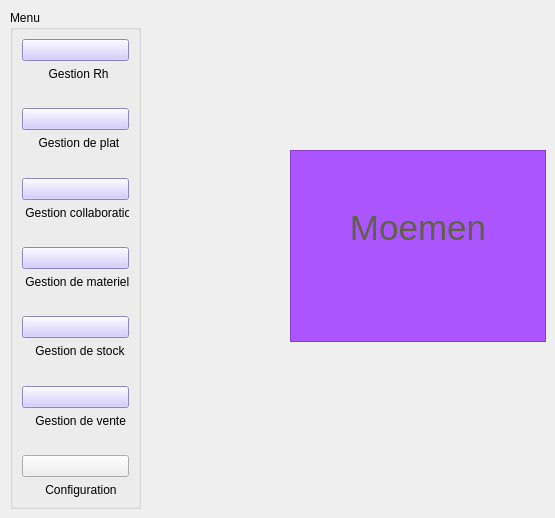
              <widget class="QWidget" name="page_4">
               <widget class="QGroupBox" name="groupBox_12">
                <property name="geometry">
                 <rect>
                  <x>10</x>
                  <y>10</y>
                  <width>131</width>
                  <height>499</height>
                 </rect>
                </property>
                <property name="title">
                 <string>Menu</string>
                </property>
                <layout class="QVBoxLayout" name="verticalLayout_16">
                 <item>
                  <layout class="QVBoxLayout" name="verticalLayout_2">
                   <item>
                    <widget class="QPushButton" name="Aymen_2">
                     <property name="styleSheet">
                      <string notr="true">background-color: rgb(200, 190, 255);</string>
                     </property>
                     <property name="text">
                      <string/>
                     </property>
                     <property name="icon">
                      <iconset resource="rh.qrc">
                       <normaloff>:/rh/rh.png</normaloff>:/rh/rh.png</iconset>
                     </property>
                     <property name="iconSize">
                      <size>
                       <width>50</width>
                       <height>30</height>
                      </size>
                     </property>
                    </widget>
                   </item>
                   <item>
                    <widget class="QLabel" name="label_16">
                     <property name="text">
                      <string>        Gestion Rh</string>
                     </property>
                    </widget>
                   </item>
                   <item>
                    <spacer name="verticalSpacer_10">
                     <property name="orientation">
                      <enum>Qt::Vertical</enum>
                     </property>
                     <property name="sizeHint" stdset="0">
                      <size>
                       <width>20</width>
                       <height>40</height>
                      </size>
                     </property>
                    </spacer>
                   </item>
                   <item>
                    <widget class="QPushButton" name="Moemen_2">
                     <property name="styleSheet">
                      <string notr="true">background-color: rgb(200, 190, 255);</string>
                     </property>
                     <property name="text">
                      <string/>
                     </property>
                     <property name="icon">
                      <iconset resource="plat.qrc">
                       <normaloff>:/plat/plat.png</normaloff>:/plat/plat.png</iconset>
                     </property>
                     <property name="iconSize">
                      <size>
                       <width>50</width>
                       <height>30</height>
                      </size>
                     </property>
                    </widget>
                   </item>
                   <item>
                    <widget class="QLabel" name="label_17">
                     <property name="text">
                      <string>     Gestion de plat</string>
                     </property>
                    </widget>
                   </item>
                   <item>
                    <spacer name="verticalSpacer_11">
                     <property name="orientation">
                      <enum>Qt::Vertical</enum>
                     </property>
                     <property name="sizeHint" stdset="0">
                      <size>
                       <width>20</width>
                       <height>40</height>
                      </size>
                     </property>
                    </spacer>
                   </item>
                   <item>
                    <widget class="QPushButton" name="Salma_2">
                     <property name="styleSheet">
                      <string notr="true">background-color: rgb(200, 190, 255);</string>
                     </property>
                     <property name="text">
                      <string/>
                     </property>
                     <property name="icon">
                      <iconset resource="collab.qrc">
                       <normaloff>:/collab/collaboration.png</normaloff>:/collab/collaboration.png</iconset>
                     </property>
                     <property name="iconSize">
                      <size>
                       <width>50</width>
                       <height>30</height>
                      </size>
                     </property>
                    </widget>
                   </item>
                   <item>
                    <widget class="QLabel" name="label_18">
                     <property name="text">
                      <string> Gestion collaboration</string>
                     </property>
                    </widget>
                   </item>
                   <item>
                    <spacer name="verticalSpacer_12">
                     <property name="orientation">
                      <enum>Qt::Vertical</enum>
                     </property>
                     <property name="sizeHint" stdset="0">
                      <size>
                       <width>20</width>
                       <height>40</height>
                      </size>
                     </property>
                    </spacer>
                   </item>
                   <item>
                    <widget class="QPushButton" name="Sara_2">
                     <property name="styleSheet">
                      <string notr="true">background-color: rgb(200, 190, 255);</string>
                     </property>
                     <property name="text">
                      <string/>
                     </property>
                     <property name="icon">
                      <iconset resource="materiel.qrc">
                       <normaloff>:/materiel/materiel.png</normaloff>:/materiel/materiel.png</iconset>
                     </property>
                     <property name="iconSize">
                      <size>
                       <width>50</width>
                       <height>30</height>
                      </size>
                     </property>
                    </widget>
                   </item>
                   <item>
                    <widget class="QLabel" name="label_19">
                     <property name="text">
                      <string> Gestion de materiels</string>
                     </property>
                    </widget>
                   </item>
                   <item>
                    <spacer name="verticalSpacer_13">
                     <property name="orientation">
                      <enum>Qt::Vertical</enum>
                     </property>
                     <property name="sizeHint" stdset="0">
                      <size>
                       <width>20</width>
                       <height>40</height>
                      </size>
                     </property>
                    </spacer>
                   </item>
                   <item>
                    <widget class="QPushButton" name="Taher_2">
                     <property name="styleSheet">
                      <string notr="true">background-color: rgb(200, 190, 255);</string>
                     </property>
                     <property name="text">
                      <string/>
                     </property>
                     <property name="icon">
                      <iconset resource="stock.qrc">
                       <normaloff>:/stock/stock.png</normaloff>:/stock/stock.png</iconset>
                     </property>
                     <property name="iconSize">
                      <size>
                       <width>50</width>
                       <height>30</height>
                      </size>
                     </property>
                    </widget>
                   </item>
                   <item>
                    <widget class="QLabel" name="label_20">
                     <property name="text">
                      <string>    Gestion de stock</string>
                     </property>
                    </widget>
                   </item>
                   <item>
                    <spacer name="verticalSpacer_14">
                     <property name="orientation">
                      <enum>Qt::Vertical</enum>
                     </property>
                     <property name="sizeHint" stdset="0">
                      <size>
                       <width>20</width>
                       <height>40</height>
                      </size>
                     </property>
                    </spacer>
                   </item>
                   <item>
                    <widget class="QPushButton" name="Ghazi_2">
                     <property name="styleSheet">
                      <string notr="true">background-color: rgb(200, 190, 255);</string>
                     </property>
                     <property name="text">
                      <string/>
                     </property>
                     <property name="icon">
                      <iconset resource="vente.qrc">
                       <normaloff>:/vente/vente.png</normaloff>:/vente/vente.png</iconset>
                     </property>
                     <property name="iconSize">
                      <size>
                       <width>50</width>
                       <height>30</height>
                      </size>
                     </property>
                    </widget>
                   </item>
                   <item>
                    <widget class="QLabel" name="label_21">
                     <property name="text">
                      <string>    Gestion de vente</string>
                     </property>
                    </widget>
                   </item>
                   <item>
                    <spacer name="verticalSpacer_15">
                     <property name="orientation">
                      <enum>Qt::Vertical</enum>
                     </property>
                     <property name="sizeHint" stdset="0">
                      <size>
                       <width>20</width>
                       <height>40</height>
                      </size>
                     </property>
                    </spacer>
                   </item>
                   <item>
                    <widget class="QPushButton" name="Configuration_2">
                     <property name="text">
                      <string/>
                     </property>
                     <property name="icon">
                      <iconset resource="config.qrc">
                       <normaloff>:/config/configuration.png</normaloff>:/config/configuration.png</iconset>
                     </property>
                     <property name="iconSize">
                      <size>
                       <width>50</width>
                       <height>30</height>
                      </size>
                     </property>
                    </widget>
                   </item>
                   <item>
                    <widget class="QLabel" name="label_22">
                     <property name="text">
                      <string>       Configuration</string>
                     </property>
                    </widget>
                   </item>
                  </layout>
                 </item>
                </layout>
               </widget>
               <widget class="QTextBrowser" name="textBrowser_6">
                <property name="geometry">
                 <rect>
                  <x>290</x>
                  <y>150</y>
                  <width>256</width>
                  <height>192</height>
                 </rect>
                </property>
                <property name="styleSheet">
                 <string notr="true">background-color: rgb(170, 85, 255);</string>
                </property>
                <property name="html">
                 <string>&lt;!DOCTYPE HTML PUBLIC &quot;-//W3C//DTD HTML 4.0//EN&quot; &quot;http://www.w3.org/TR/REC-html40/strict.dtd&quot;&gt;
&lt;html&gt;&lt;head&gt;&lt;meta name=&quot;qrichtext&quot; content=&quot;1&quot; /&gt;&lt;style type=&quot;text/css&quot;&gt;
p, li { white-space: pre-wrap; }
&lt;/style&gt;&lt;/head&gt;&lt;body style=&quot; font-family:'MS Shell Dlg 2'; font-size:8.25pt; font-weight:400; font-style:normal;&quot;&gt;
&lt;p align=&quot;center&quot; style=&quot;-qt-paragraph-type:empty; margin-top:0px; margin-bottom:0px; margin-left:0px; margin-right:0px; -qt-block-indent:0; text-indent:0px; font-family:'MS Shell Dlg 2';&quot;&gt;&lt;br /&gt;&lt;/p&gt;
&lt;p align=&quot;center&quot; style=&quot;-qt-paragraph-type:empty; margin-top:0px; margin-bottom:0px; margin-left:0px; margin-right:0px; -qt-block-indent:0; text-indent:0px; font-family:'MS Shell Dlg 2'; font-size:26pt; color:#616147;&quot;&gt;&lt;br /&gt;&lt;/p&gt;
&lt;p align=&quot;center&quot; style=&quot; margin-top:0px; margin-bottom:0px; margin-left:0px; margin-right:0px; -qt-block-indent:0; text-indent:0px;&quot;&gt;&lt;span style=&quot; font-family:'MS Shell Dlg 2'; font-size:26pt; color:#616147;&quot;&gt;Moemen&lt;/span&gt;&lt;/p&gt;&lt;/body&gt;&lt;/html&gt;</string>
                </property>
               </widget>
              </widget>
